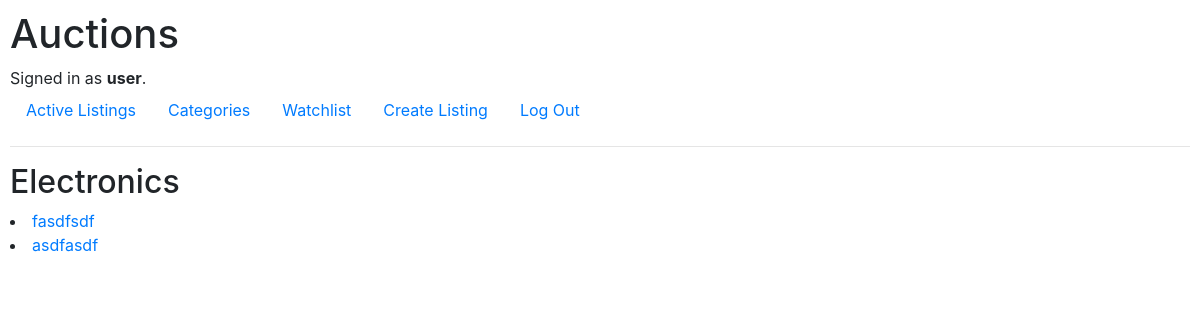
Page /category/Electronics/ (signed in) on the committed database.
### auctions/models.py (models this page shows, shortened)
class User(AbstractUser):
    pass

class Category(models.Model):
    name = models.CharField(max_length=200)

class Auction(models.Model):
    title = models.CharField(max_length=200)
    description = models.TextField()
    img_url = models.TextField()
    price = models.IntegerField()
    created_date = models.DateTimeField(default=timezone.now)
    user = models.ForeignKey('User', on_delete=models.PROTECT)
    category = models.ForeignKey('Category', on_delete=models.PROTECT, null=True)
    closed = models.BooleanField('Closed', default=False)
    winner = models.ForeignKey('User', on_delete=models.PROTECT, null=True, related_name="auction_winner")

### auctions/views.py (the view)
# urls.py: path("category/<str:name>/", views.category, name="category"),
def category(request, name):
    auctions = Auction.objects.filter(category__name=name, closed=False)
    return render(request, "auctions/category.html", {"name": name, "auctions": auctions})

### auctions/templates/auctions/category.html
{% extends "auctions/layout.html" %}
{% block body %}
    <h2>{{ name }}</h2>
        {% for auction in auctions %}
            <li><a href="{% url 'show' auction.title %}"> {{ auction.title }} </a></li>
        {% endfor %}
{% endblock %}

### auctions/templates/auctions/layout.html (shortened to what this page needs)
{% load static %}
<!DOCTYPE html>
<html lang="en">
    <head>
        <link rel="stylesheet" href="https://stackpath.bootstrapcdn.com/bootstrap/4.4.1/css/bootstrap.min.css">
        <link href="{% static 'auctions/styles.css' %}" rel="stylesheet">
    </head>
    <body>
        <h1>Auctions</h1>
        <div>
            {% if user.is_authenticated %}
                Signed in as <strong>{{ user.username }}</strong>.
            {% else %}
                Not signed in.
            {% endif %}
        </div>
        <ul class="nav">
            <li class="nav-item">
                <a class="nav-link" href="{% url 'index' %}">Active Listings</a>
            </li>
            <li class="nav-item">
                <a class="nav-link" href="{% url 'categories' %}">Categories</a>
            </li>
            {% if user.is_authenticated %}
                <li class="nav-item">
                    <a class="nav-link" href="/watchlist">Watchlist</a>
                </li>
                <li class="nav-item">
                    <a class="nav-link" href="/auction/new">Create Listing</a>
                </li>
                <li class="nav-item">
                    <a class="nav-link" href="{% url 'logout' %}">Log Out</a>
                </li>
            {% endif %}
        </ul>
        <hr>
        {% block body %}
        {% endblock %}
    </body>
</html>

### auctions/static/auctions/styles.css (style rules this page uses)
body { padding: 10px; }

### rows in the picture
User: username "user"
Category: name "Electronics"
Auction: title "fasdfsdf"
Auction: title "asdfasdf"
